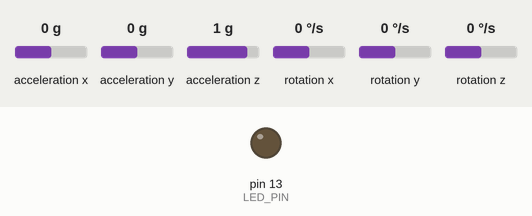
The sketch below on a simulated Arduino Uno, built with avr-gcc and run on an emulated ATmega328P. On the bench: output pins drawn as LEDs (lit = HIGH). The inputs (shaded band) are chosen by the test bench; at power-on: acceleration x 0 g, acceleration y 0 g, acceleration z 1 g, rotation x 0 °/s, rotation y 0 °/s, rotation z 0 °/s. What the sketch prints to the serial monitor is not drawn.

Above: at 0.02 s.
At 1.2 s:
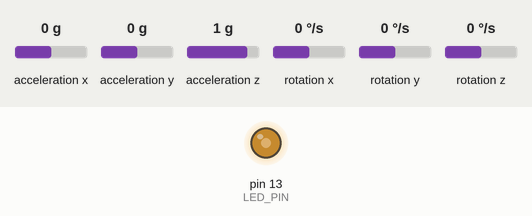
1.3 s: acceleration x set to -1.4 g
3.3 s: acceleration y set to -1.4 g
5.1 s: acceleration z set to -1.4 g
6.9 s: rotation x set to -192 °/s
Timing chart, 0 to 9.7 s (numbered marks = the images above; inputs shaded):
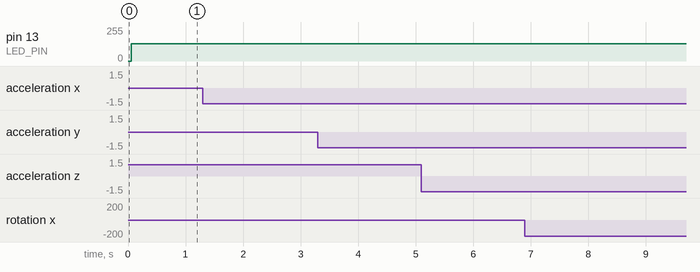

The sketch:

mpuRaw.ino
```cpp
// I2C device class (I2Cdev) demonstration Arduino sketch for MPU6050 class
// 10/7/2011 by Jeff Rowberg <jeff@rowberg.net>
// Updates should (hopefully) always be available at https://github.com/jrowberg/i2cdevlib
//
// Changelog:
//      2013-05-08 - added multiple output formats
//                 - added seamless Fastwire support
//      2011-10-07 - initial release

/* ============================================
I2Cdev device library code is placed under the MIT license
Copyright (c) 2011 Jeff Rowberg

Permission is hereby granted, free of charge, to any person obtaining a copy
of this software and associated documentation files (the "Software"), to deal
in the Software without restriction, including without limitation the rights
to use, copy, modify, merge, publish, distribute, sublicense, and/or sell
copies of the Software, and to permit persons to whom the Software is
furnished to do so, subject to the following conditions:

The above copyright notice and this permission notice shall be included in
all copies or substantial portions of the Software.

THE SOFTWARE IS PROVIDED "AS IS", WITHOUT WARRANTY OF ANY KIND, EXPRESS OR
IMPLIED, INCLUDING BUT NOT LIMITED TO THE WARRANTIES OF MERCHANTABILITY,
FITNESS FOR A PARTICULAR PURPOSE AND NONINFRINGEMENT. IN NO EVENT SHALL THE
AUTHORS OR COPYRIGHT HOLDERS BE LIABLE FOR ANY CLAIM, DAMAGES OR OTHER
LIABILITY, WHETHER IN AN ACTION OF CONTRACT, TORT OR OTHERWISE, ARISING FROM,
OUT OF OR IN CONNECTION WITH THE SOFTWARE OR THE USE OR OTHER DEALINGS IN
THE SOFTWARE.
===============================================
*/

// I2Cdev and MPU6050 must be installed as libraries, or else the .cpp/.h files
// for both classes must be in the include path of your project
#include "I2Cdev.h"
#include "MPU6050.h"

// Arduino Wire library is required if I2Cdev I2CDEV_ARDUINO_WIRE implementation
// is used in I2Cdev.h
#if I2CDEV_IMPLEMENTATION == I2CDEV_ARDUINO_WIRE
    #include "Wire.h"
#endif

// class default I2C address is 0x68
// specific I2C addresses may be passed as a parameter here
// AD0 low = 0x68 (default for InvenSense evaluation board)
// AD0 high = 0x69
MPU6050 accelgyro;
//MPU6050 accelgyro(0x69); // <-- use for AD0 high

int16_t ax, ay, az;
int16_t gx, gy, gz;


// uncomment "OUTPUT_READABLE_ACCELGYRO" if you want to see a tab-separated
// list of the accel X/Y/Z and then gyro X/Y/Z values in decimal. Easy to read,
// not so easy to parse, and slow(er) over UART.
//#define OUTPUT_READABLE_ACCELGYRO

// uncomment "OUTPUT_BINARY_ACCELGYRO" to send all 6 axes of data as 16-bit
// binary, one right after the other. This is very fast (as fast as possible
// without compression or data loss), and easy to parse, but impossible to read
// for a human.
#define OUTPUT_BINARY_ACCELGYRO


#define LED_PIN 13
bool blinkState = false;

void setup() {
    // join I2C bus (I2Cdev library doesn't do this automatically)
    #if I2CDEV_IMPLEMENTATION == I2CDEV_ARDUINO_WIRE
        Wire.begin();
    #elif I2CDEV_IMPLEMENTATION == I2CDEV_BUILTIN_FASTWIRE
        Fastwire::setup(400, true);
    #endif

    // initialize serial communication
    // (38400 chosen because it works as well at 8MHz as it does at 16MHz, but
    // it's really up to you depending on your project)
    Serial.begin(115200);

    // initialize device
//    Serial.println("Initializing I2C devices...");
    accelgyro.initialize();

    // verify connection
//    Serial.println("Testing device connections...");
//    Serial.println(accelgyro.testConnection() ? "MPU6050 connection successful" : "MPU6050 connection failed");

    // use the code below to change accel/gyro offset values
    /*
    Serial.println("Updating internal sensor offsets...");
    // -76	-2359	1688	0	0	0
    Serial.print(accelgyro.getXAccelOffset()); Serial.print("\t"); // -76
    Serial.print(accelgyro.getYAccelOffset()); Serial.print("\t"); // -2359
    Serial.print(accelgyro.getZAccelOffset()); Serial.print("\t"); // 1688
    Serial.print(accelgyro.getXGyroOffset()); Serial.print("\t"); // 0
    Serial.print(accelgyro.getYGyroOffset()); Serial.print("\t"); // 0
    Serial.print(accelgyro.getZGyroOffset()); Serial.print("\t"); // 0
    Serial.print("\n");
    accelgyro.setXGyroOffset(220);
    accelgyro.setYGyroOffset(76);
    accelgyro.setZGyroOffset(-85);
    Serial.print(accelgyro.getXAccelOffset()); Serial.print("\t"); // -76
    Serial.print(accelgyro.getYAccelOffset()); Serial.print("\t"); // -2359
    Serial.print(accelgyro.getZAccelOffset()); Serial.print("\t"); // 1688
    Serial.print(accelgyro.getXGyroOffset()); Serial.print("\t"); // 0
    Serial.print(accelgyro.getYGyroOffset()); Serial.print("\t"); // 0
    Serial.print(accelgyro.getZGyroOffset()); Serial.print("\t"); // 0
    Serial.print("\n");
    */

    // configure Arduino LED pin for output
    pinMode(LED_PIN, OUTPUT);
}

void loop() {
    // read raw accel/gyro measurements from device
    accelgyro.getMotion6(&ax, &ay, &az, &gx, &gy, &gz);

    // these methods (and a few others) are also available
    //accelgyro.getAcceleration(&ax, &ay, &az);
    //accelgyro.getRotation(&gx, &gy, &gz);

    #ifdef OUTPUT_READABLE_ACCELGYRO
        // display tab-separated accel/gyro x/y/z values
        Serial.print("a/g:\t");
        Serial.print(ax); Serial.print("\t");
        Serial.print(ay); Serial.print("\t");
        Serial.print(az); Serial.print("\t");
        Serial.print(gx); Serial.print("\t");
        Serial.print(gy); Serial.print("\t");
        Serial.println(gz);
    #endif

    #ifdef OUTPUT_BINARY_ACCELGYRO
        Serial.write((uint8_t)(ax >> 8)); Serial.write((uint8_t)(ax & 0xFF));
        Serial.write((uint8_t)(ay >> 8)); Serial.write((uint8_t)(ay & 0xFF));
        Serial.write((uint8_t)(az >> 8)); Serial.write((uint8_t)(az & 0xFF));
        Serial.write((uint8_t)(gx >> 8)); Serial.write((uint8_t)(gx & 0xFF));
        Serial.write((uint8_t)(gy >> 8)); Serial.write((uint8_t)(gy & 0xFF));
        Serial.write((uint8_t)(gz >> 8)); Serial.write((uint8_t)(gz & 0xFF));
    #endif

    // blink LED to indicate activity
    blinkState = !blinkState;
    digitalWrite(LED_PIN, blinkState);
}
```

Measured:
- after the input at 1.3 s, every drawn part: stays the same
- after the input at 3.3 s, every drawn part: stays the same
- after the input at 5.1 s, every drawn part: stays the same
- after the input at 6.9 s, every drawn part: stays the same
